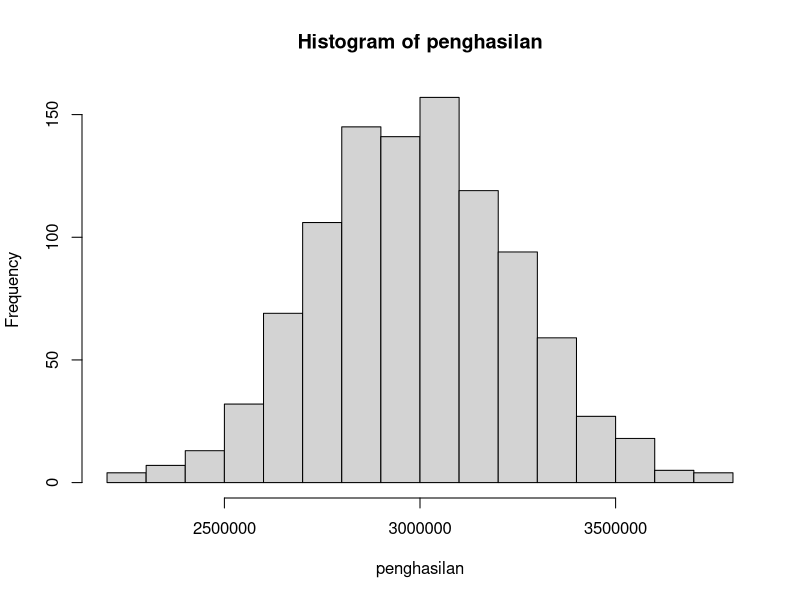

Here is the R script that generated this plot:
## ---- chunk 1
knitr::opts_chunk$set(echo = TRUE)
## ---- chunk 2
#penghasilan satu kecamatan
penghasilan <- rnorm(1000, 3000000, 250000) #rnorm: random angka (n, mean, sd)

hist(penghasilan)
## ---- chunk 3
# memasukan 1 orang penghasilan 7 juta
baru <- 7e+08
penghasilan.baru <- append(penghasilan, baru)

median(penghasilan)
median(penghasilan.baru)

# Perbedaan mean sangat berpengaruh, karena sensitif terhadap outlier
mean(penghasilan)
mean(penghasilan.baru)
## ---- chunk 4
bil <- 1:20
# bil

matrix.bil <- matrix(bil)
# matrix.bil

matrix.bil2 <- matrix(bil,byrow = T,  nrow = 4)
# matrix.bil2

#SAHAM

TLKM <- c(4000, 4025, 4005, 4010)
DENI <- c(500, 515, 580, 550)

saham <- c(TLKM, DENI)
# saham

matrix.saham <- matrix(saham, byrow= T, nrow = 2)
# matrix.saham

hari <- c("Senin", "Selasa", "Rabu", "Kamis")
nama.saham <- c("TLKM", "DENI")

colnames(matrix.saham) <- hari # Menamai kolom
rownames(matrix.saham) <- nama.saham # Menamai Baris
# View(matrix.saham)

DENAY <- c(5010, 5100, 5025, 5125)
saham.baru <- rbind(matrix.saham, DENAY)

colSums(saham.baru)
rowSums(saham.baru)
colMeans(saham.baru)
rowMeans(saham.baru)

Rataan <- rowMeans(saham.baru)
saham.baru <- cbind(saham.baru, Rataan)

## ---- chunk 5
bil.matrix <- matrix(1:25, byrow=T, nrow= 5)
# bil.matrix
# 
# bil.matrix + bil.matrix
# bil.matrix * bil.matrix
# 1 / bil.matrix
# bil.matrix ^ 2
# 
# # bil.matrix %+% bil.matrix
# bil.matrix %*% bil.matrix
# 1 %/% bil.matrix
# # bil.matrix %^% 2

#SLICING dan INDEXING
# bil.matrix[baris, kolom]
bil.matrix[]
bil.matrix[1, ]
bil.matrix[1:3, ]
bil.matrix[c(1,3,4), ]
bil.matrix[ , c(3,4,5)]
